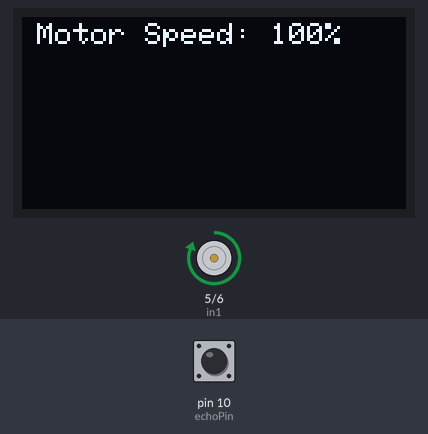
The sketch below on a simulated Arduino Uno, built with avr-gcc and run on an emulated ATmega328P. On the bench: 128×64 one-colour display, motor-driver pin pairs drawn as motors (green arrow = first pin HIGH = forward, orange = second pin HIGH = backward, longer = more drive, scaled by the enable pin). The inputs (shaded band) are chosen by the test bench; at power-on: pin 10 (echoPin) LOW.

Above: at 2.1 s.
At 11.2 s:
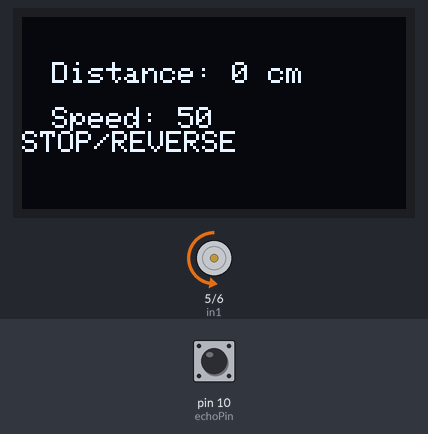
11.3 s: pin 10 (echoPin) pulsed HIGH 2 times (0.12 s each, 0.3 s apart)
At 12.4 s:
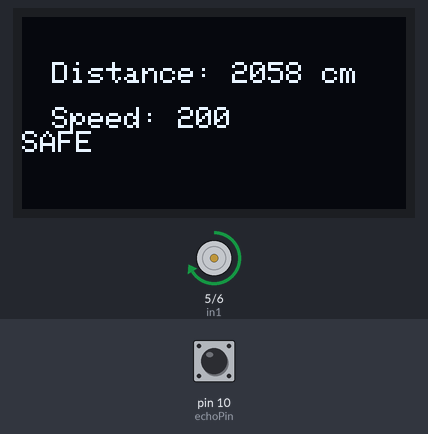
Timing chart, 0 to 14.3 s (numbered marks = the images above; inputs shaded):
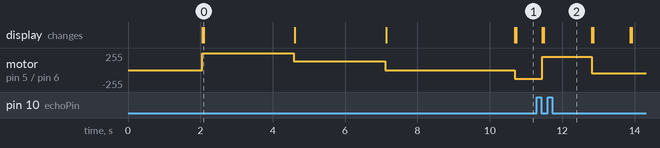

The sketch:

dist_motor_contr_v1.2.ino
```cpp
#include <SPI.h>
#include <Wire.h>
#include <Adafruit_GFX.h>
#include <Adafruit_SH110X.h>

#define SCREEN_WIDTH 128
#define SCREEN_HEIGHT 64

Adafruit_SH1106G display = Adafruit_SH1106G(SCREEN_WIDTH, SCREEN_HEIGHT, &Wire, -1);
// SCL - A5, SDA - A4

const int trigPin = 9;
const int echoPin = 10;
const int in1 = 5;
const int in2 = 6;
const int ena = 3;

long duration;
// float distance;
int distance; // use int distance if decimal accuracy is not required
int speed;
int zone;
bool forward;
String alert = String("");

void setup() {
  // put your setup code here, to run once:
  pinMode(trigPin, OUTPUT);
  pinMode(echoPin, INPUT);
  pinMode(in1, OUTPUT);
  pinMode(in2, OUTPUT);
  pinMode(ena, OUTPUT);

  Serial.begin(9600);

  display.begin(0x3c, true);

  delay(2000);

  display.clearDisplay();
  display.setTextSize(1);
  display.setTextColor(SH110X_WHITE);
  display.setCursor(0, 10);
  display.println("Initializing...");
  display.display();

  display.setTextSize(1);
  display.setCursor(5, 2);

  runMotor(255, true);
  display.clearDisplay();
  display.println("Motor Speed: 100%");
  display.display();
  delay(2500);

  runMotor(128, true);
  display.clearDisplay();
  display.println("Motor Speed: 50%");
  display.display();
  delay(2500);

  runMotor(0, true);
  display.clearDisplay();
  display.println("Motor Speed: 0%");
  display.display();
  delay(2500);
}

void loop() {
  // put your main code here, to run repeatedly:
  digitalWrite(trigPin, LOW);
  delay(2);
  digitalWrite(trigPin, HIGH);
  delay(10);
  digitalWrite(trigPin, LOW);

  duration = pulseIn(echoPin, HIGH);
  distance = duration * 0.0343/2; //0.0343 = speed of sound in air in cm/microsec

  display.clearDisplay();
  display.setTextSize(1);
  display.setTextColor(SH110X_WHITE);
  display.setCursor(10, 15);
  display.print("Distance: ");
  display.print(String(distance));
  display.println(" cm");
  display.display();

  display.setTextSize(1);
  display.setCursor(10, 30);

  if (distance >= 25) {
    speed = 200;
    forward = true;
    alert = "SAFE";
  }
  else if (distance < 10) {
    speed = constrain(map(distance, 0, 10, 200, 50), 200, 50); // constrain(amout, lower limt, upper lim)
    forward = false;
    alert = "STOP/REVERSE";
  } else {
    speed = constrain(map(distance, 10, 25, 50, 200), 50, 200); //dependant quantity = map(changing quantity, changingLow, changingHigh, dependantLow, dependantHigh)
    forward = true;
    alert = "Object is close";
  }

  runMotor(speed, forward);
  display.println(String("Speed: ") + String(speed));
  display.println(alert);
  display.display();
}

void runMotor (int speed, bool forward) {
  if (forward) {
    digitalWrite(in1, HIGH);
    digitalWrite(in2, LOW);
  } else {
    digitalWrite(in1, LOW);
    digitalWrite(in2, HIGH);
  }

  analogWrite(ena, speed);
}
```

Measured:
- after the input at 11.3 s, motor on pin 5 (in1) / pin 6 (in2): backward 128/255 → forward 200/255 after 0.15 s, → backward 50/255 1.4 s later; the display: first changes after 0.15 s (image 2 shows a later state)
- what the display in image 0 shows lasts 2.5 s, from 2.1 s to 4.6 s
